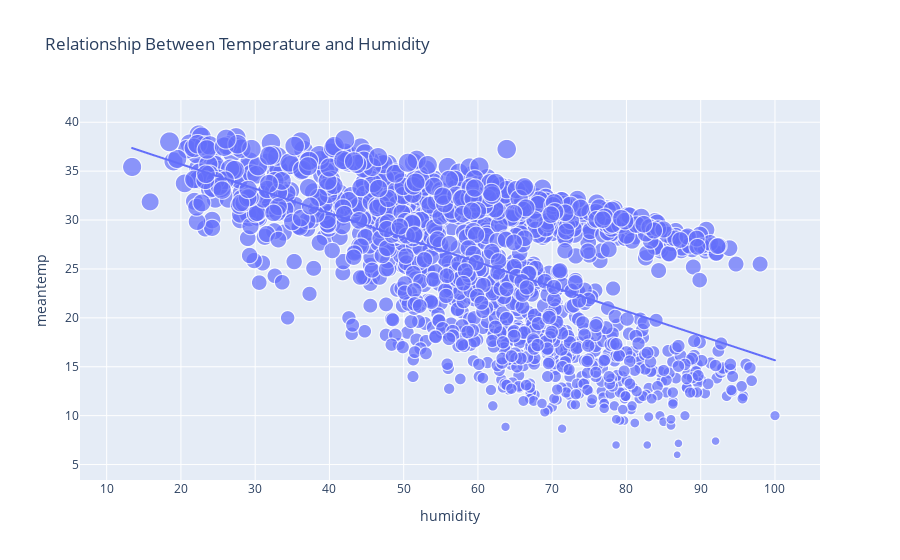

Notebook code for this chart:
### Code cell
figure = px.scatter(data_frame=data, x="humidity", y="meantemp", size="meantemp", trendline="ols", title="Relationship Between Temperature and Humidity")
figure.show()

### Figure 1 — Plotly figure (JSON) as saved in the notebook; plotly's stock layout.template omitted (floating-point values rounded to 4 significant figures; data arrays with more than 128 entries replaced by an {"elided": "..."} marker saying what was removed)
{"data": [{"hovertemplate": "humidity=%{x}<br>meantemp=%{marker.size}<extra></extra>", "legendgroup": "", "marker": {"color": "#636efa", "size": {"elided": "1462 float values"}, "sizemode": "area", "sizeref": 0.09679, "symbol": "circle"}, "mode": "markers", "name": "", "showlegend": false, "type": "scattergl", "x": {"elided": "1462 float values"}, "xaxis": "x", "y": {"elided": "1462 float values"}, "yaxis": "y"}, {"hovertemplate": "<b>OLS trendline</b><br>meantemp = -0.250617 * humidity + 40.7259<br>R<sup>2</sup>=0.327128<br><br>humidity=%{x}<br>meantemp=%{y} <b>(trend)</b><extra></extra>", "legendgroup": "", "marker": {"color": "#636efa", "symbol": "circle"}, "mode": "lines", "name": "", "showlegend": false, "type": "scattergl", "x": {"elided": "1462 float values"}, "xaxis": "x", "y": {"elided": "1462 float values"}, "yaxis": "y"}], "layout": {"legend": {"itemsizing": "constant", "tracegroupgap": 0}, "title": {"text": "Relationship Between Temperature and Humidity"}, "xaxis": {"anchor": "y", "domain": [0, 1], "title": {"text": "humidity"}}, "yaxis": {"anchor": "x", "domain": [0, 1], "title": {"text": "meantemp"}}}}
